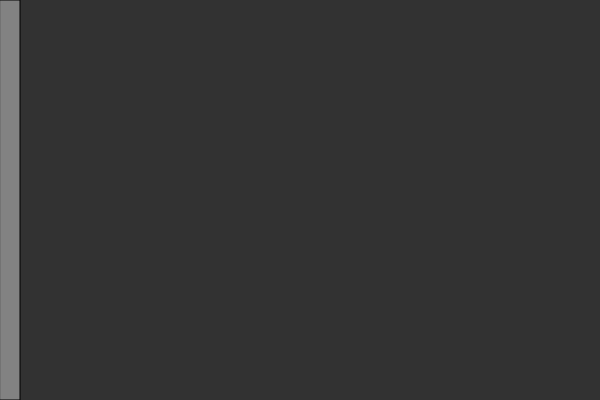
Frame 1 (no input)
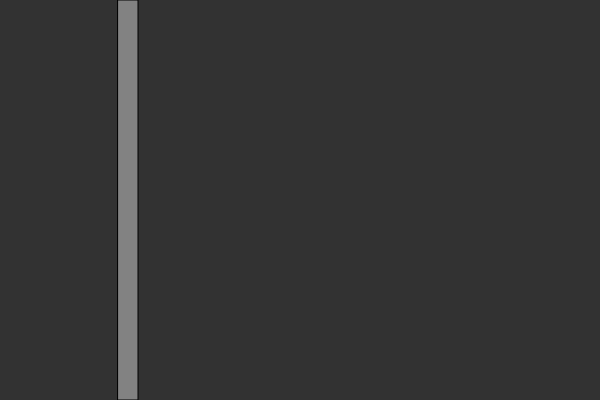
Frame 60 (no input)
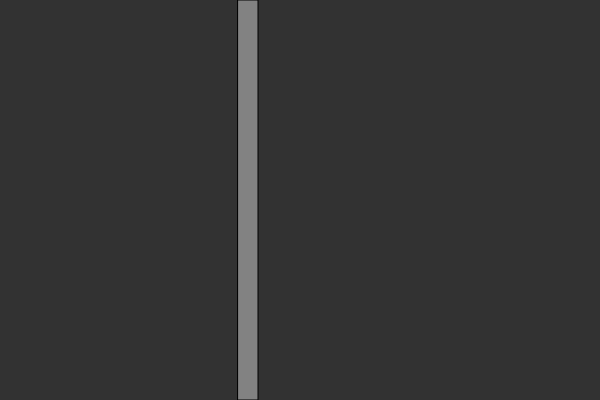
Frame 120 (the mouse pressed at the canvas centre since frame 60)

The p5.js sketch that drew these frames (run headless with seeded random() and noise() and a simulated clock; from frame 60 on, the mouse is pressed at the canvas centre):

// p5.js sketch
// ── sketch.js
var x = 0;
var w = 20;
var speed = 2;

function setup() {
  createCanvas(600,400);
}

function draw() {
  background(50);
  
  if (mouseX > x && mouseX < x + w) {
  	fill(255);
  } else {
    fill(255,100);
  }
  rect(x,0,w,height);

  x = x + speed;
  if (x > width) {
  	x = 0;
  }
}
